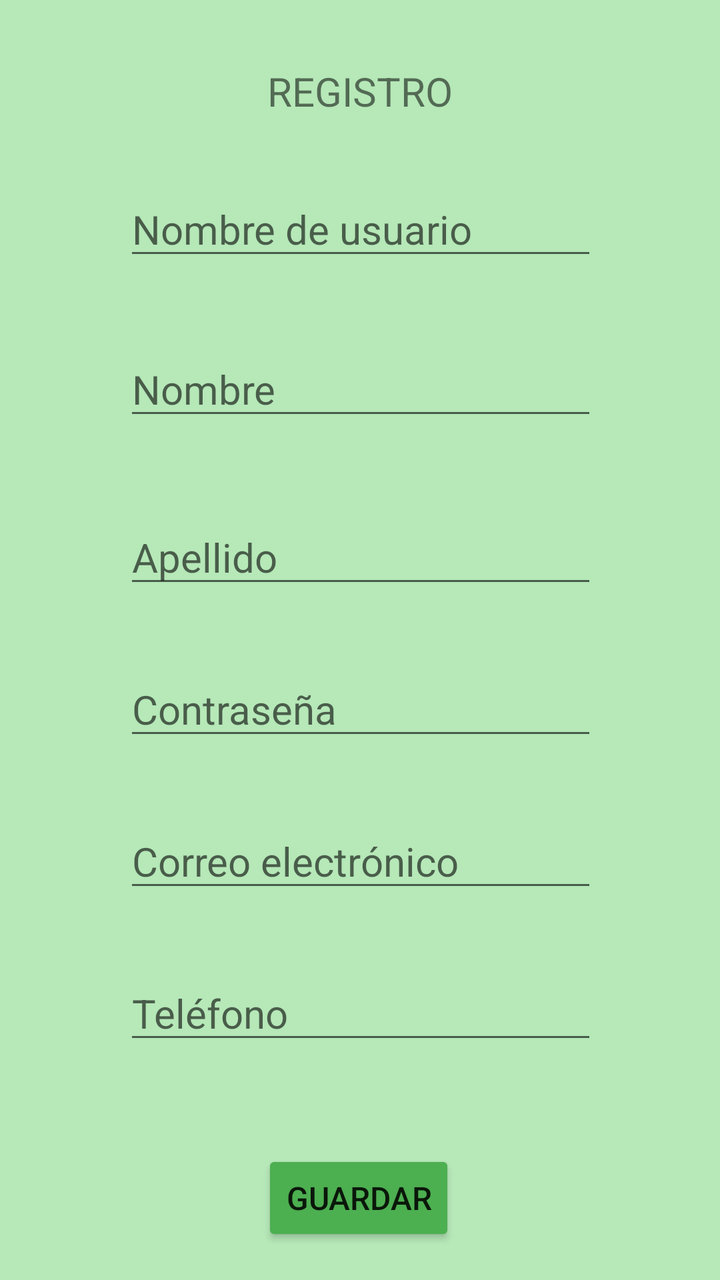
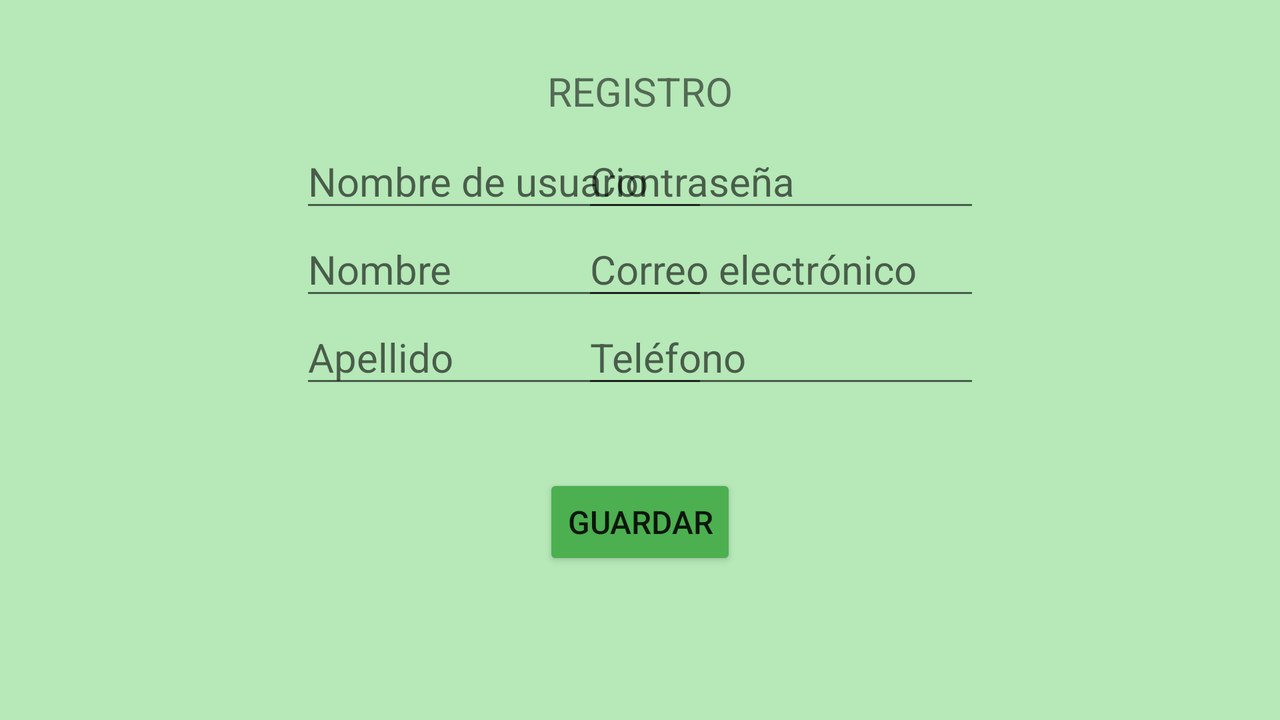

Two renders of one Android screen. The first uses the default layout on a phone; the second uses the alternative layout the repository ships for a different screen configuration, on a matching device. The two XML files are below.
<!-- AndroidManifest.xml: application theme Theme.Softw1 -->
<!-- res/layout/activity_registro.xml -->
<?xml version="1.0" encoding="utf-8"?>
<androidx.constraintlayout.widget.ConstraintLayout xmlns:android="http://schemas.android.com/apk/res/android"
    xmlns:app="http://schemas.android.com/apk/res-auto"
    xmlns:tools="http://schemas.android.com/tools"
    android:layout_width="match_parent"
    android:layout_height="match_parent"
    android:background="@color/fondo"
    tools:context=".Registro">

    <EditText
        android:id="@+id/uNombreText"
        android:layout_width="wrap_content"
        android:layout_height="wrap_content"
        android:layout_marginTop="32dp"
        android:ems="10"
        android:hint="@string/str_uName"
        android:inputType="textPersonName"
        android:textSize="20sp"
        app:layout_constraintEnd_toEndOf="parent"
        app:layout_constraintHorizontal_bias="0.502"
        app:layout_constraintStart_toStartOf="parent"
        app:layout_constraintTop_toBottomOf="@+id/registroText" />

    <EditText
        android:id="@+id/nombreText"
        android:layout_width="wrap_content"
        android:layout_height="wrap_content"
        android:layout_marginTop="36dp"
        android:ems="10"
        android:hint="@string/str_name"
        android:inputType="textPersonName"
        android:textSize="20sp"
        app:layout_constraintEnd_toEndOf="parent"
        app:layout_constraintHorizontal_bias="0.502"
        app:layout_constraintStart_toStartOf="parent"
        app:layout_constraintTop_toBottomOf="@+id/uNombreText" />

    <EditText
        android:id="@+id/apellidosText"
        android:layout_width="wrap_content"
        android:layout_height="wrap_content"
        android:layout_marginTop="40dp"
        android:ems="10"
        android:hint="@string/str_ape"
        android:inputType="textPersonName"
        android:textSize="20sp"
        app:layout_constraintEnd_toEndOf="parent"
        app:layout_constraintHorizontal_bias="0.502"
        app:layout_constraintStart_toStartOf="parent"
        app:layout_constraintTop_toBottomOf="@+id/nombreText" />

    <EditText
        android:id="@+id/contraseñaText"
        android:layout_width="wrap_content"
        android:layout_height="wrap_content"
        android:layout_marginTop="32dp"
        android:ems="10"
        android:hint="@string/str_cont"
        android:inputType="textPassword"
        android:textSize="20sp"
        app:layout_constraintEnd_toEndOf="parent"
        app:layout_constraintHorizontal_bias="0.502"
        app:layout_constraintStart_toStartOf="parent"
        app:layout_constraintTop_toBottomOf="@+id/apellidosText" />

    <EditText
        android:id="@+id/emailText"
        android:layout_width="wrap_content"
        android:layout_height="wrap_content"
        android:layout_marginTop="32dp"
        android:ems="10"
        android:hint="@string/str_corr"
        android:inputType="textEmailAddress"
        android:textSize="20sp"
        app:layout_constraintEnd_toEndOf="parent"
        app:layout_constraintHorizontal_bias="0.502"
        app:layout_constraintStart_toStartOf="parent"
        app:layout_constraintTop_toBottomOf="@+id/contraseñaText" />

    <EditText
        android:id="@+id/phoneText"
        android:layout_width="wrap_content"
        android:layout_height="wrap_content"
        android:layout_marginTop="32dp"
        android:ems="10"
        android:hint="@string/str_tel"
        android:inputType="phone"
        android:textSize="20sp"
        app:layout_constraintEnd_toEndOf="parent"
        app:layout_constraintHorizontal_bias="0.502"
        app:layout_constraintStart_toStartOf="parent"
        app:layout_constraintTop_toBottomOf="@+id/emailText" />

    <Button
        android:id="@+id/buttonEv"
        android:layout_width="wrap_content"
        android:layout_height="wrap_content"
        android:layout_marginTop="48dp"
        android:text="@string/btn_guardar"
        android:textSize="16sp"
        app:backgroundTint="#4CAF50"
        app:layout_constraintEnd_toEndOf="parent"
        app:layout_constraintHorizontal_bias="0.498"
        app:layout_constraintStart_toStartOf="parent"
        app:layout_constraintTop_toBottomOf="@+id/phoneText" />

    <TextView
        android:id="@+id/registroText"
        android:layout_width="wrap_content"
        android:layout_height="wrap_content"
        android:layout_marginTop="32dp"
        android:text="@string/tit_reg"
        android:textSize="20sp"
        app:layout_constraintEnd_toEndOf="parent"
        app:layout_constraintStart_toStartOf="parent"
        app:layout_constraintTop_toTopOf="parent" />
</androidx.constraintlayout.widget.ConstraintLayout>
<!-- resources referenced by this layout -->
<resources>
  <color name="fondo">#B6E8B8</color>
  <string name="btn_guardar"> Guardar </string>
  <string name="str_ape">Apellido </string>
  <string name="str_cont">Contraseña </string>
  <string name="str_corr">Correo electrónico </string>
  <string name="str_name">Nombre </string>
  <string name="str_tel">Teléfono </string>
  <string name="str_uName">Nombre de usuario </string>
  <string name="tit_reg"> REGISTRO </string>
  <style name="Theme.Softw1" parent="Theme.MaterialComponents.DayNight.DarkActionBar">
          
          <item name="colorPrimary">@color/purple_500</item>
          <item name="colorPrimaryVariant">@color/purple_700</item>
          <item name="colorOnPrimary">@color/white</item>
          
          <item name="colorSecondary">@color/teal_200</item>
          <item name="colorSecondaryVariant">@color/teal_700</item>
          <item name="colorOnSecondary">@color/black</item>
          
          <item name="android:statusBarColor" tools:targetApi="21">?attr/colorPrimaryVariant</item>
          
      </style>
  <color name="purple_500">#FF6200EE</color>
  <color name="purple_700">#FF3700B3</color>
  <color name="white">#FFFFFFFF</color>
  <color name="teal_200">#FF03DAC5</color>
  <color name="teal_700">#FF018786</color>
  <color name="black">#FF000000</color>
</resources>
<!-- res/layout-land/activity_registro.xml (the author's variant of the layout above) -->
<!-- drawn on the phone turned sideways -->
<?xml version="1.0" encoding="utf-8"?>
<androidx.constraintlayout.widget.ConstraintLayout xmlns:android="http://schemas.android.com/apk/res/android"
    xmlns:app="http://schemas.android.com/apk/res-auto"
    xmlns:tools="http://schemas.android.com/tools"
    android:layout_width="match_parent"
    android:layout_height="match_parent"
    android:background="@color/fondo"
    tools:context=".Registro">

    <LinearLayout
        android:id="@+id/linearLayout2"
        android:layout_width="204dp"
        android:layout_height="150dp"
        android:layout_marginStart="150dp"
        android:layout_marginTop="8dp"
        android:orientation="vertical"
        app:layout_constraintStart_toStartOf="parent"
        app:layout_constraintTop_toBottomOf="@+id/registroText">

        <EditText
            android:id="@+id/uNombreText"
            android:layout_width="wrap_content"
            android:layout_height="wrap_content"
            android:ems="10"
            android:hint="@string/str_uName"
            android:inputType="textPersonName"
            android:textSize="20sp" />

        <EditText
            android:id="@+id/nombreText"
            android:layout_width="wrap_content"
            android:layout_height="wrap_content"
            android:ems="10"
            android:hint="@string/str_name"
            android:inputType="textPersonName"
            android:textSize="20sp" />

        <EditText
            android:id="@+id/apellidosText"
            android:layout_width="match_parent"
            android:layout_height="wrap_content"
            android:ems="10"
            android:hint="@string/str_ape"
            android:inputType="textPersonName"
            android:textSize="20sp" />

    </LinearLayout>

    <LinearLayout
        android:id="@+id/linearLayout3"
        android:layout_width="199dp"
        android:layout_height="154dp"
        android:layout_marginTop="8dp"
        android:layout_marginEnd="150dp"
        android:orientation="vertical"
        app:layout_constraintEnd_toEndOf="parent"
        app:layout_constraintTop_toBottomOf="@+id/registroText">

        <EditText
            android:id="@+id/contraseñaText"
            android:layout_width="wrap_content"
            android:layout_height="wrap_content"
            android:ems="10"
            android:hint="@string/str_cont"
            android:inputType="textPassword"
            android:textSize="20sp" />

        <EditText
            android:id="@+id/emailText"
            android:layout_width="wrap_content"
            android:layout_height="wrap_content"
            android:ems="10"
            android:hint="@string/str_corr"
            android:inputType="textEmailAddress"
            android:textSize="20sp" />

        <EditText
            android:id="@+id/phoneText"
            android:layout_width="wrap_content"
            android:layout_height="wrap_content"
            android:ems="10"
            android:hint="@string/str_tel"
            android:inputType="phone"
            android:textSize="20sp" />
    </LinearLayout>

    <Button
        android:id="@+id/buttonEv"
        android:layout_width="wrap_content"
        android:layout_height="wrap_content"
        android:layout_gravity="center"
        android:layout_marginTop="16dp"
        android:text="@string/btn_guardar"
        android:textSize="16sp"
        app:backgroundTint="#4CAF50"
        app:layout_constraintEnd_toEndOf="parent"
        app:layout_constraintStart_toStartOf="parent"
        app:layout_constraintTop_toBottomOf="@+id/linearLayout3" />

    <TextView
        android:id="@+id/registroText"
        android:layout_width="wrap_content"
        android:layout_height="wrap_content"
        android:layout_gravity="center"
        android:layout_marginTop="32dp"
        android:text="@string/tit_reg"
        android:textSize="20sp"
        app:layout_constraintEnd_toEndOf="parent"
        app:layout_constraintStart_toStartOf="parent"
        app:layout_constraintTop_toTopOf="parent" />

</androidx.constraintlayout.widget.ConstraintLayout>
